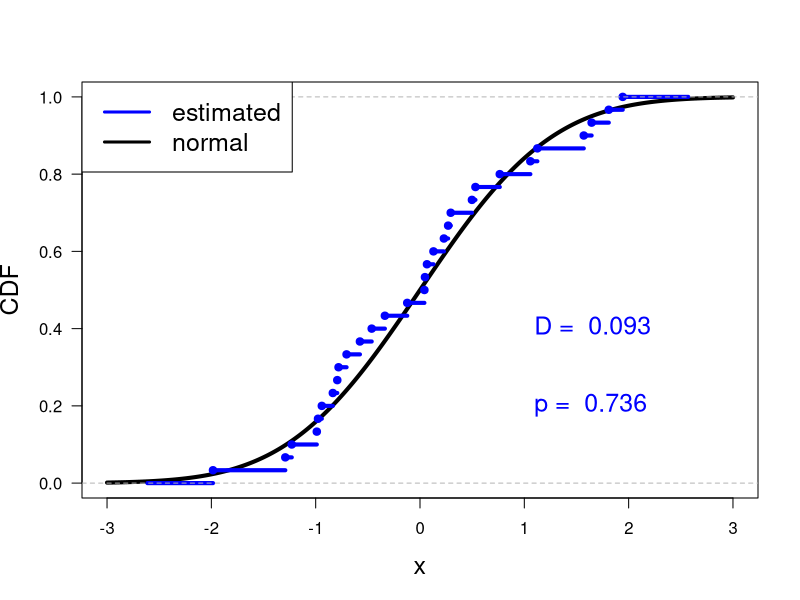

This figure's R source:
print('File: Lilliefors3Ex.R')
# Lilliefors test: 3 examples
y1 = c(-0.68644781, -0.82379154, -0.98416919, -2.02230891, -0.43507791, -0.76655674,  
       1.22178443,  0.09767100, -0.93391714, -1.23458941,  0.09188711,  0.56736177,
       -0.55276453, -0.07969400,  0.11767092,  2.07541230, 1.76443875,  0.60249792, 
       -1.29916116, -0.30322121, -0.77935252, -0.97190317,  0.84580262,  0.28698246,
       1.15160104,  0.35533328,  0.32936546,  1.68584964, 0.18260973,  1.93600509)
y2 = c(-0.43677762, -0.25606172, -0.05539436, -0.35955890, 2.52475885, -0.22159314,
       -0.17360687, -0.24747086, -0.25016363, -0.39612793, -0.22807506, -0.35896958,
       -0.23775192,  0.34039082,  1.31051033, -0.05988203, -0.15271093,  0.22672744,
       -0.15967543, -0.13572103, -0.44215444, -0.40168018,  0.44666595, -0.53978945,
       -0.45903502, -0.47862169, -0.22521386, -0.38695104, -0.44321571, -0.28632236)
y3 = c(0.09188711,  0.56736177, -0.55276453, -0.07969400,  0.11767092,  2.07541230,
       1.76443875,  0.60249792, -1.29916116, -0.30322121, -0.68644781, -0.82379154, 
       -0.98416919, -2.02230891, -0.43507791, -0.76655674, 1.22178443,  0.09767100, 
       -0.93391714, -1.23458941, -0.43677762, -0.25606172, -0.05539436, -0.35955890,
       2.52475885, -0.22159314, -0.17360687, -0.24747086, -0.25016363, -0.39612793)
# install.packages('fBasics')  # install package
library(fBasics)         
sflag = 1
if (sflag == 1) {
  y = (y1 - mean(y1))/sd(y1) # standardize
  outKS = lillieTest(y)
  D = outKS@test$statistic; p = outKS@test$p.value
  xmax = 3; xmin = -xmax
  xH0 = seq(xmin,xmax,0.0001); yH0 = pnorm(xH0,mean(y),sd(y))
  # png('LillieforsExampleA160915.png',width=16,height=16,units='cm',res=300)
  plot(xH0,yH0,type='l',lwd=4,col='black',xlab='x',ylab='CDF',las=1,cex.lab=1.5)
  lines(ecdf(sort(y)),col='blue',lwd=4)
  xt = 1
  text(xt,0.4,paste('D = ',as.character(round(D,3))),col='blue',cex=1.5,pos=4)
  text(xt,0.2,paste('p = ',as.character(round(p,3))),col='blue',cex=1.5,pos=4)
  legend('topleft',legend=c('estimated','normal'),col=c('blue','black'),lty=c(1,1),lwd=c(3,3),cex=1.5)
  # dev.off()
}
if (sflag == 2) {
  y = (y2 - mean(y2))/sd(y2) # standardize
  outKS = lillieTest(y)
  D = outKS@test$statistic; p = outKS@test$p.value
  xmax = 4.5; xmin = -xmax
  xH0 = seq(xmin,xmax,0.0001); yH0 = pnorm(xH0,mean(y),sd(y))
  # png('LillieforsExampleB160915.png',width=16,height=16,units='cm',res=300)
  plot(xH0,yH0,type='l',lwd=4,col='black',xlab='x',ylab='CDF',las=1,cex.lab=1.5)
  lines(ecdf(sort(y)),col='blue',lwd=4)
  xt = 1
  text(xt,0.4,paste('D = ',as.character(round(D,3))),col='blue',cex=1.5,pos=4)
  text(xt,0.2,paste('p = ',as.character(round(p,9))),col='blue',cex=1.5,pos=4)
  legend('topleft',legend=c('estimated','normal'),col=c('blue','black'),
         lty=c(1,1),lwd=c(3,3),cex=1.2)
  # dev.off()
}
if (sflag == 3) {
  y = (y3 - mean(y3))/sd(y3) # standardize
  outKS3 = lillieTest(y)     # D: 0.2061    p-value = 0.002211 -> reject H0
  outKS = ks.test(y,'pnorm') # D: 0.20606   p-value = 0.1355   -> do not reject H0
  D = outKS3@test$statistic; p = outKS3@test$p.value
  xmax = 4.5; xmin = -xmax
  xH0 = seq(xmin,xmax,0.0001); yH0 = pnorm(xH0,mean(y),sd(y))
  # png('LillieforsExampleC170711.png',width=16,height=16,units='cm',res=300)
  plot(xH0,yH0,type='l',lwd=4,col='black',xlab='x',ylab='CDF',las=1,cex.lab=1.5)
  lines(ecdf(sort(y)),col='blue',lwd=4)
  xt = 1 # -xmax*2.5/3
  text(xt,0.4,paste('D = ',as.character(round(D,3))),col='blue',cex=1.5,pos=4)
  text(xt,0.2,paste('p = ',as.character(round(p,4))),col='blue',cex=1.5,pos=4)
  legend('topleft',legend=c('estimated','normal'),col=c('blue','black'),
         lty=c(1,1),lwd=c(3,3),cex=1.2)
  # dev.off()
  print('outKS3 (Lilliefors')
  print(outKS3)
  print('outKS')
  print(outKS)
}
